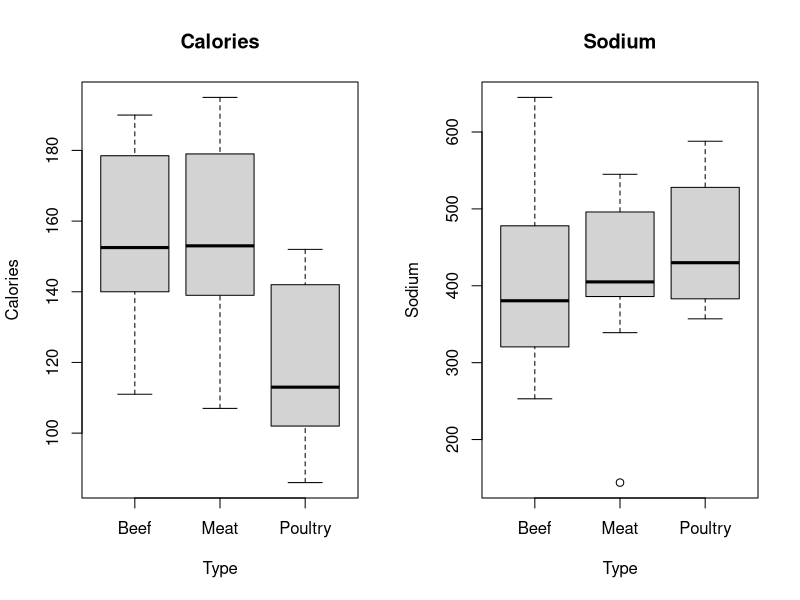

The R script that drew this image:
#Lösung des elften Übungsblattes
#Autoren: Bernd Klaus und Verena Zuber
#2. Februar 2011
########################################################################



########################################################################
#1. Aufgabe: Einfaktorielle ANOVA
########################################################################

 #(a) 
 hot <- read.table("HotDog.csv", header = TRUE)
 attach(hot)
 
 #(b)
 anova.cal <- lm(Calories ~ Type)
summary(anova.cal)
  anova(anova.cal)

 #(c)
 anova.sod <- lm(Sodium ~ Type)
 summary(anova.sod)
 anova(anova.sod)
 
 #(c)

 pdf(file="BP_meatismurder.pdf", width=12, height=6)
 par(mfrow = c(1,2))
 boxplot(Calories~Type, main="Calories")
 boxplot(Sodium~Type, main="Sodium")
 dev.off()



########################################################################
#2. Aufgabe:  Mehrfaktorielle ANOVA
########################################################################
 #(a) 
  noise <- read.table("Noise.csv", header = TRUE)
  attach(noise)
 #(b)
  an.noise1 <- lm(NOISE ~ SIZE	* TYPE * SIDE)
  summary(an.noise1)
  anova(an.noise1)
 
  #(c)

  an.noiseI <- lm(NOISE ~ SIZE	* TYPE)
  anova(an.noiseI)
  summary(an.noiseI)

  an.noiseOhneI <- lm(NOISE ~ SIZE + TYPE)
  summary(an.noiseOhneI)
  anova(an.noiseOhneI)
   
 # => Interaktion nicht signifikant

  #(d)
  #Nein, eher nicht, "Size" ist der dominierende Faktor, "Type" ist zwar nicht signifikant
  # verbessert aber das R^2 trotzdem 

    an.red <- lm(NOISE ~ SIZE)
  summary(an.red)
  anova(an.red)
 
  # "Type" hat zwar einen geringeren Einfluss als "Size" ist aber nicht unwichtig 


########################################################################
#3. Aufgabe: Down-Syndrom
########################################################################

#(a)

mice <- read.table("Mice.csv", header = TRUE)

mice$tg <- as.factor(mice$tg)
mice$sex <- as.factor(mice$sex)
mice$cage <- as.factor(mice$cage)

attach(mice)

########################################################################

#(b)



anova.tg <- lm(weight ~ tg *sex)
summary(anova.tg)
anova(anova.tg)


# Die Kombination aus tg und dem Geschlecht liefert ein brauchbares 
# Modell, besonders wenn es darum geht Anhand des Gewichts zu entscheiden, ob  
# männliche Mäuse am Down_Syndrom leiden
 

anova.cage <- lm(weight ~ cage)
summary(anova.cage)
anova(anova.cage)


# Aber auch Käfignummer
# allein erklären die Schwankungen in ausreichendem Maß, obwohl die Käfige in 
# Bezug auf tg eine heterogene Zusammensetzung besitzen. Das könnte darauf hindeuten,
# dass das Gewicht nicht wirklich von tg abhängt. Die Ergebnisse des models anova.tg
# also Scheineffekte sind.  







